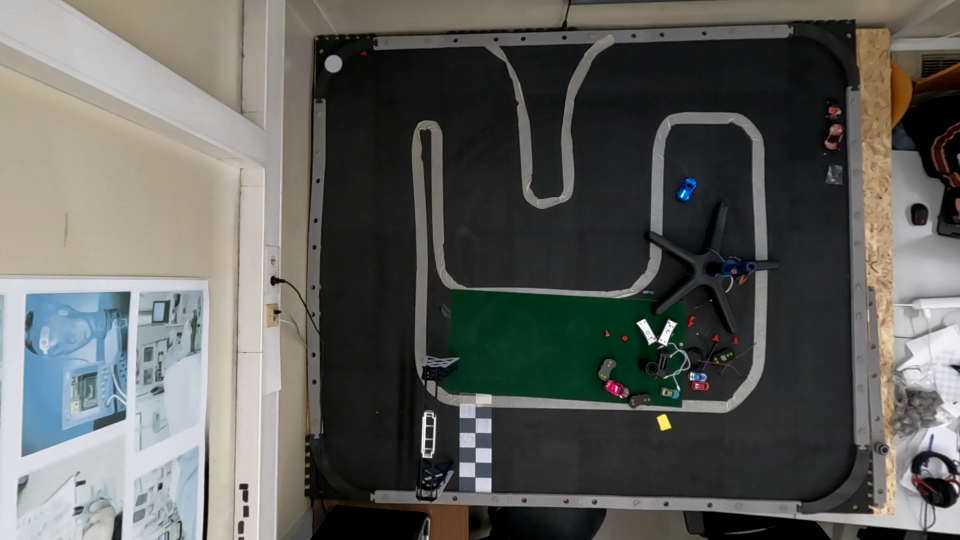
#> input picture src/Camera/images/linear/img_0000.png, 1920 x 1080 px, found by its file name (shown at 1/2 size)
$ python colorMatchingDynamic.py
#> lines starting #> are read from the running program, lines starting #| are printed output that depends on the picture; after the words box and inside, x2 and y2 are one past the last pixel; in counts of white or black regions, pixels touching at a corner belong together
import numpy as np
import time
import cv2


# read the image
image = cv2.imread("goProHero10/src/Camera/images/linear/img_0000.png")
#> image is the input picture: shape (1080, 1920, 3); mean B, G, R 91, 94.8, 94.3
# convert from BGR to HSV color space
hsv_image = cv2.cvtColor(image, cv2.COLOR_BGR2HSV)
#> hsv_image: shape (1080, 1920, 3); mean H, S, V 55, 39.6, 100.1


#For HSV, hue range is [0,179], saturation range is [0,255], and value range is [0,255]
"""
Hue is responsible for modeling the color type,
saturation we could understand as the strength with which the color is displayed and finally
value is the brightness or intensity of the color
"""


#RED:


for h in range(0, 255):
    #h = 160
    s = 80
    v = 150
    lower_limit = np.array([h, s, v])     # Lower HSV values for green
    upper_limit = np.array([170, 255, 255])   # Upper HSV values for green
    # create a mask for the specified color range
    mask = cv2.inRange(hsv_image, lower_limit, upper_limit)


    # Bitwise-AND mask and original image
    res = cv2.bitwise_and(image, image, mask= mask)


    #image = cv2.resize(image, (960, 540))
    #hsvImage = cv2.resize(hsv_image, (960, 540))
    mask = cv2.resize(mask, (960, 540))
    res = cv2.resize(res, (960, 540))

    #cv2.imshow('frame',image)
    #cv2.imshow('hsvImage',hsvImage)

    print("h="+str(h)+"|"+"s="+str(s)+"|"+"v="+str(v))
    #cv2.imshow('mask',mask)
    cv2.imshow('res',res)

    cv2.waitKey(50)
#> this loop made 255 passes
#> pass 1, `mask = cv2.inRange(hsv_image, lower_limit, upper_limit)`:
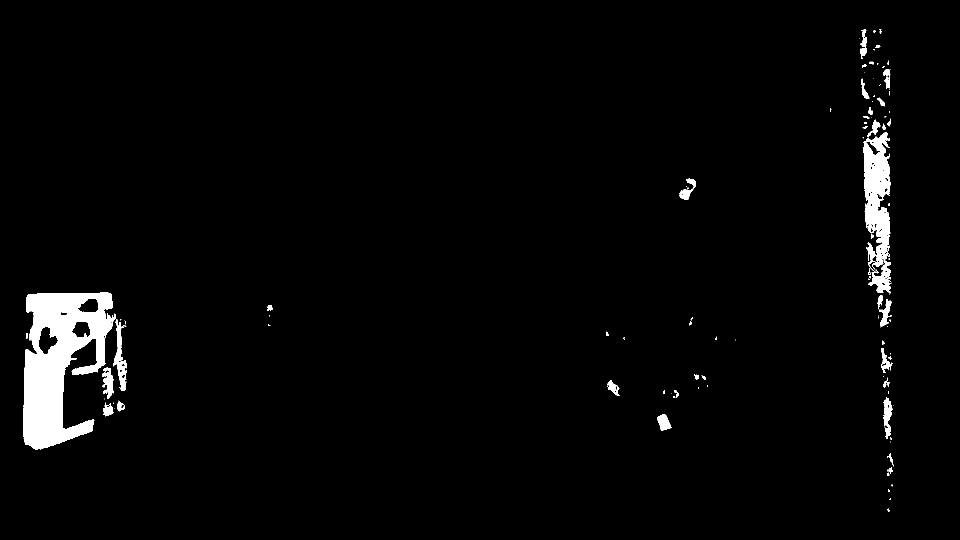
#> mask: shape (1080, 1920) (shown at 1/2 size); 2.6% white; 126 white regions (85 under 20 px), largest, box (x1, y1, x2, y2) and area: (46, 585, 254, 900) 34475, (1726, 265, 1783, 587) 11023, (1766, 794, 1786, 878) 866
#> pass 1, `res = cv2.bitwise_and(image, image, mask= mask)`:
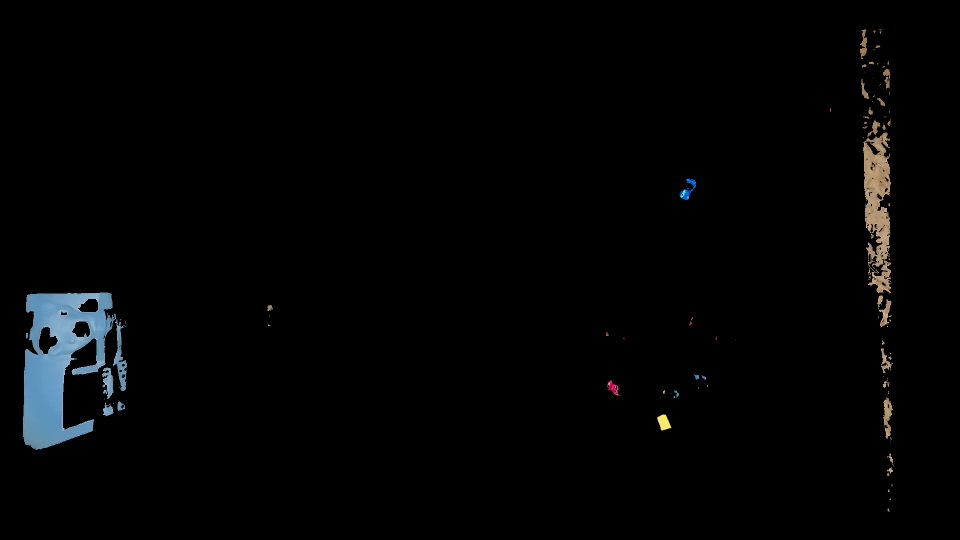
#> res: shape (1080, 1920, 3) (shown at 1/2 size); mean B, G, R 4.2, 3.9, 3.3
#> pass 1, `mask = cv2.resize(mask, (960, 540))`:
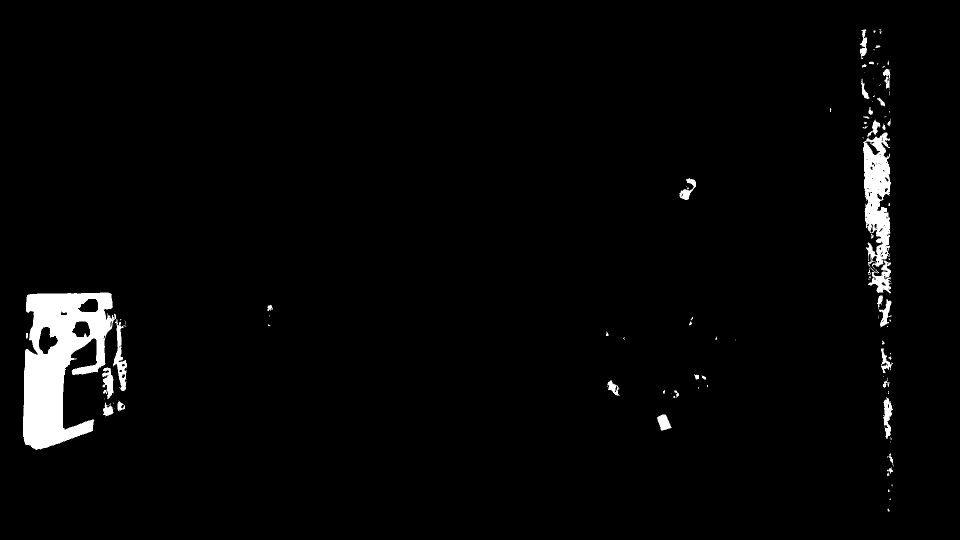
#> mask: shape (540, 960); min 0, max 255, mean 6.6
#> pass 1, `res = cv2.resize(res, (960, 540))`:
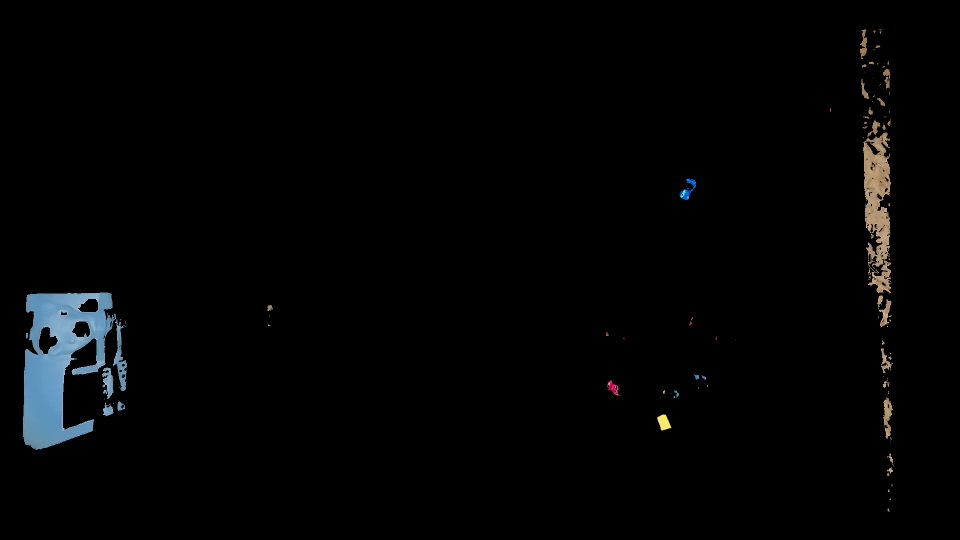
#> res: shape (540, 960, 3); mean B, G, R 4.2, 3.9, 3.3

#end-for

$ run again, with src/Camera/images/linear/img_0001.png copied over src/Camera/images/linear/img_0000.png
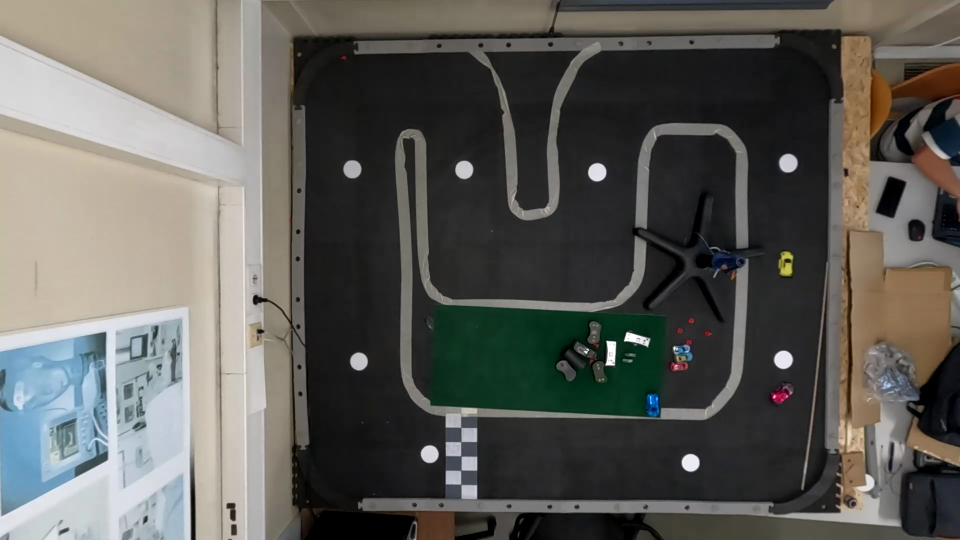
#> input picture src/Camera/images/linear/img_0001.png, 1920 x 1080 px, found by its file name (shown at 1/2 size)
#> image is the input picture: shape (1080, 1920, 3); mean B, G, R 88.8, 93.5, 94.3
#> hsv_image: shape (1080, 1920, 3); mean H, S, V 41.8, 38.6, 99.4
#> the loop `for h in range(0, 255):` made 255 passes
#> pass 1, `mask = cv2.inRange(hsv_image, lower_limit, upper_limit)`:
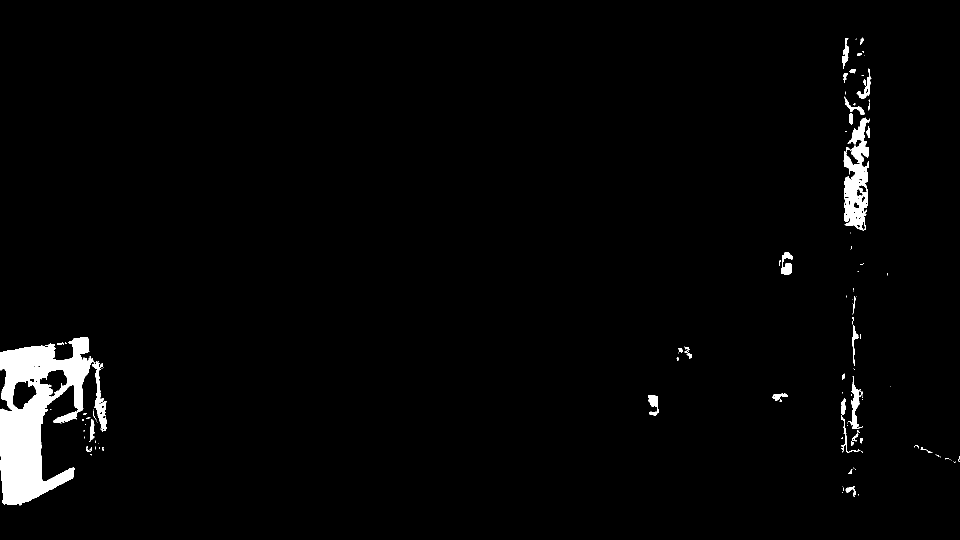
#> mask: shape (1080, 1920) (shown at 1/2 size); 2.3% white; 130 white regions (90 under 20 px), largest, box (x1, y1, x2, y2) and area: (0, 674, 214, 1011) 33816, (1687, 235, 1739, 461) 6700, (1696, 752, 1726, 858) 980
#> pass 1, `res = cv2.resize(res, (960, 540))`:
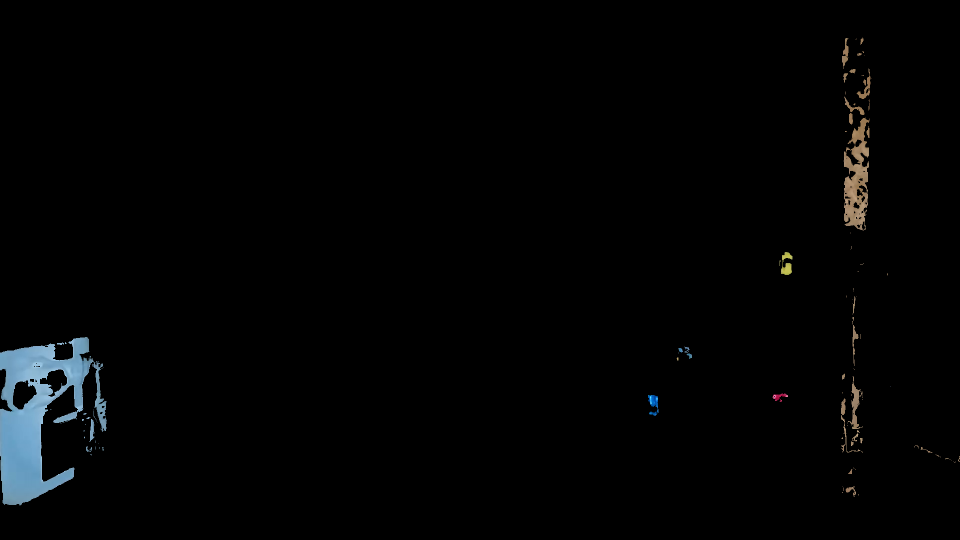
#> res: shape (540, 960, 3); mean B, G, R 3.9, 3.5, 2.9

$ run again, with src/Camera/images/linear/img_0003.png copied over src/Camera/images/linear/img_0000.png
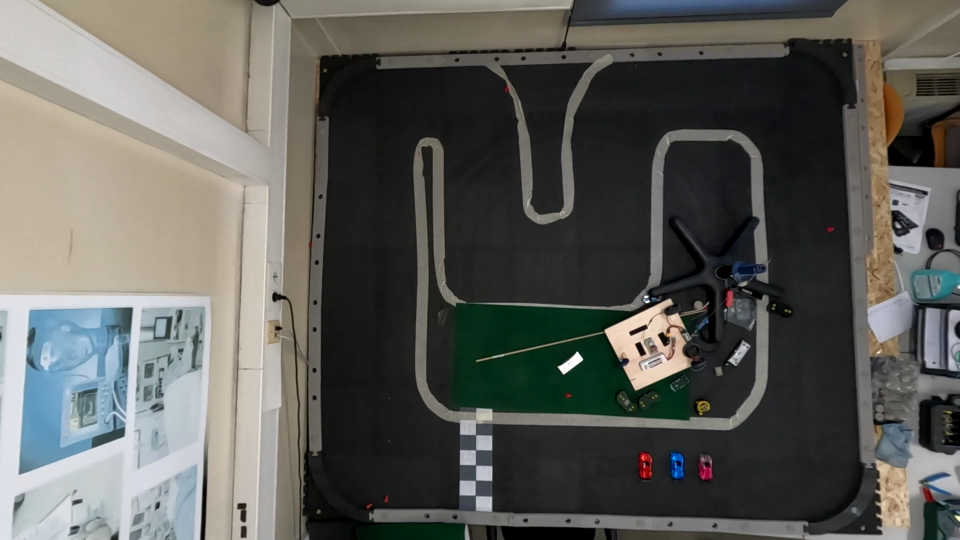
#> input picture src/Camera/images/linear/img_0003.png, 1920 x 1080 px, found by its file name (shown at 1/2 size)
#> image is the input picture: shape (1080, 1920, 3); mean B, G, R 89.5, 93.9, 93.7
#> hsv_image: shape (1080, 1920, 3); mean H, S, V 46.9, 38.4, 99.4
#> the loop `for h in range(0, 255):` made 255 passes
#> pass 1, `mask = cv2.inRange(hsv_image, lower_limit, upper_limit)`:
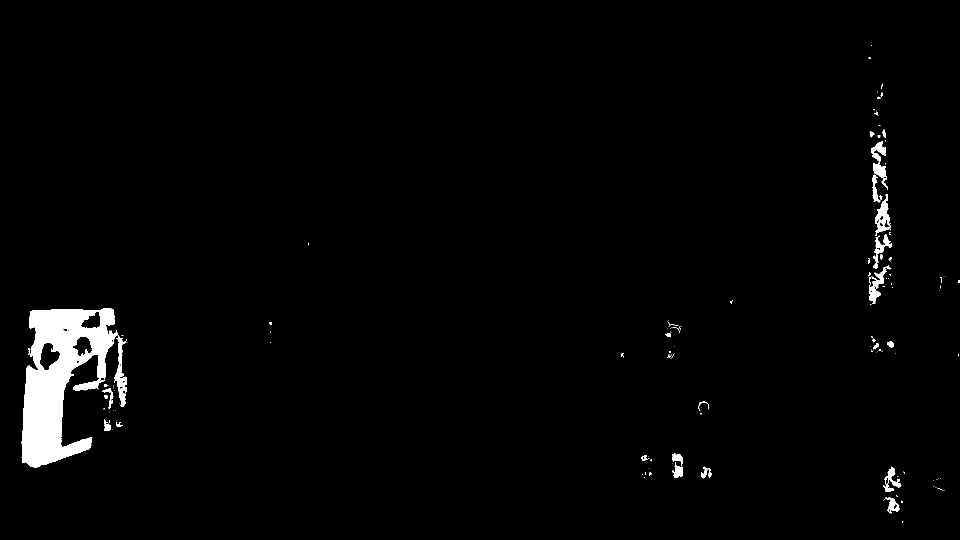
#> mask: shape (1080, 1920) (shown at 1/2 size); 2% white; 160 white regions (116 under 20 px), largest, box (x1, y1, x2, y2) and area: (43, 617, 254, 935) 33746, (1742, 283, 1776, 380) 1255, (1750, 389, 1782, 472) 1164
#> pass 1, `res = cv2.resize(res, (960, 540))`:
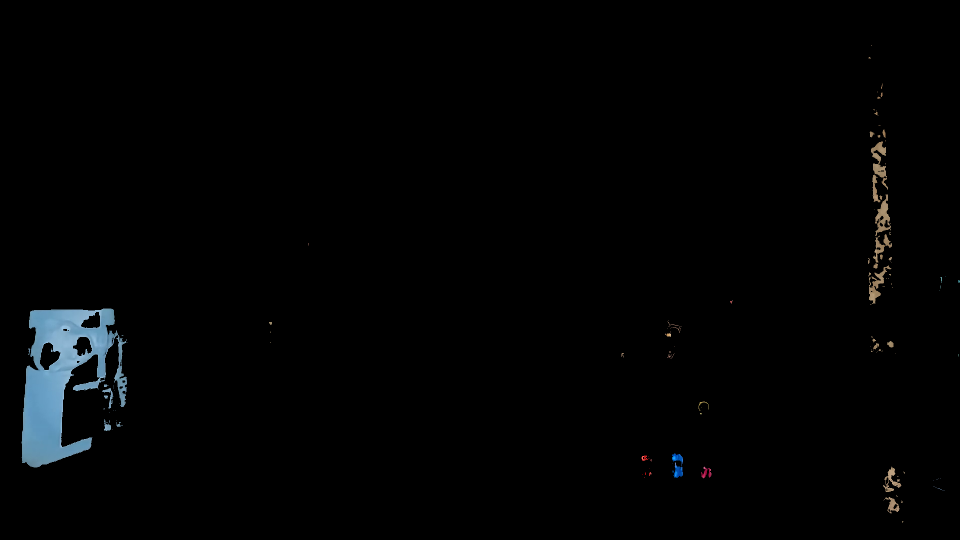
#> res: shape (540, 960, 3); mean B, G, R 3.5, 3.1, 2.4
